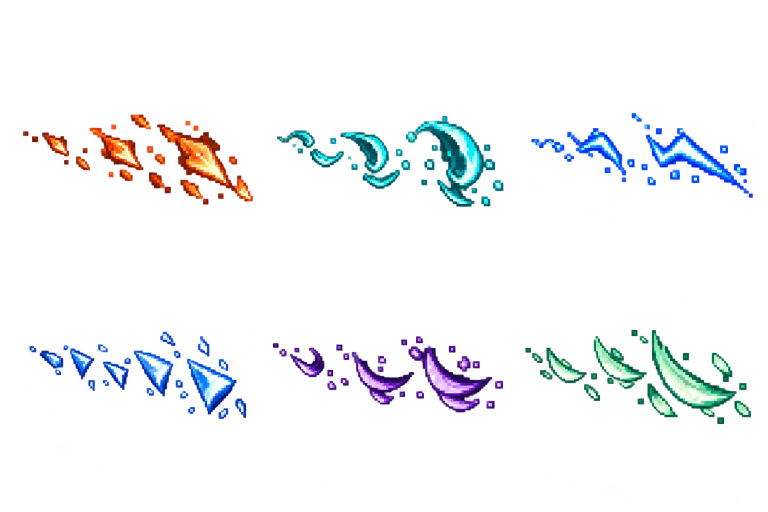
#> input picture docs/q9e/production/source/trails-v1.png, 1536 x 1024 px (shown at 1/2 size)
$ python register-atlas.py
#> lines starting #> are read from the running program, lines starting #| are printed output that depends on the picture
"""Register original ImageGen production alpha regions; bitmap remains byte-for-byte unchanged."""
from pathlib import Path
from PIL import Image
import json,hashlib,shutil
root=Path(__file__).resolve().parent;source=root/'source/trails-v1.png'
im=Image.open(source).convert('RGBA');w,h=im.size;a=im.getchannel('A');assert a.getextrema()[0]==0 and a.getextrema()[1]>240
#> further down, im is the input picture: PIL image 1536x1024 RGBA; mean R, G, B, A 30.5, 40.9, 57.5, 18.3
#> after `w, h = im.size`: w = 1536; h = 1024
#> after `a = im.getchannel('A')`:
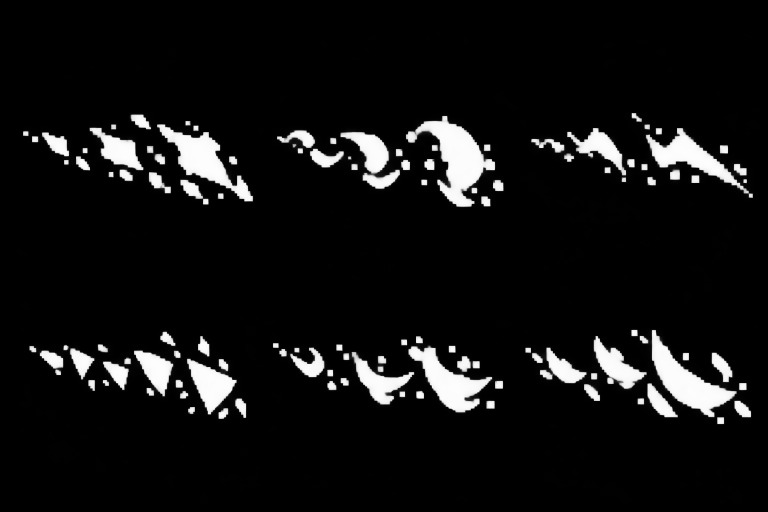
#> a: PIL image 1536x1024 L (shown at 1/2 size); min 0, max 254, mean 18.3
frames={};records=[]
for i,name in enumerate(['fire','water','lightning','ice','shadow','wind']):
 x=round(i%3*w/3);y=round(i//3*h/2);r=round((i%3+1)*w/3);b=round((i//3+1)*h/2)
 box=a.crop((x,y,r,b)).point(lambda n:255 if n>8 else 0).getbbox();assert box
 l,t,rr,bb=box;assert min(l,t,r-x-rr,b-y-bb)>=4,(name,box)
 frame={'x':x+l-2,'y':y+t-2,'w':rr-l+4,'h':bb-t+4}
 frames[name]={'frame':frame,'rotated':False,'trimmed':False,'spriteSourceSize':{'x':0,'y':0,'w':frame['w'],'h':frame['h']},'sourceSize':{'w':frame['w'],'h':frame['h']}}
 records.append({'id':name,'cell':i,'alphaBounds':box,'frame':frame})
#> this loop made 6 passes
#> (l, t, rr, bb, frame) on passes 1 to 6: (46, 227, 508, 410, {'x': 44, 'y': 225, 'w': 466, 'h': 187}), (42, 231, 496, 415, {'x': 552, 'y': 229, 'w': 458, 'h': 188}), (38, 226, 482, 396, {'x': 1060, 'y': 224, 'w': 448, 'h': 174}), (58, 149, 493, 326, {'x': 56, 'y': 659, 'w': 439, 'h': 181}), (33, 160, 495, 315, {'x': 543, 'y': 670, 'w': 466, 'h': 159}), (26, 147, 479, 337, {'x': 1048, 'y': 657, 'w': 457, 'h': 194})
#> after the loop, frames = 6 items; records = 6 items
target=Path('public/assets/vfx/elemental-trails.png');shutil.copyfile(source,target)
Path('public/assets/vfx/elemental-trails.json').write_text(json.dumps({'frames':frames,'meta':{'image':target.name,'size':{'w':w,'h':h},'scale':'1','app':'Q9E original production PNG alpha registration'}},indent=2)+'\n')
(root/'source/registration.json').write_text(json.dumps({'source':str(source),'runtime':str(target),'sha256':hashlib.sha256(source.read_bytes()).hexdigest(),'dimensions':[w,h],'decodedBytes':w*h*4,'alphaExtrema':a.getextrema(),'method':'PNG copied byte-for-byte; metadata alpha>8 bounds+2px padding, no artwork redraw/crop/alpha edits. Independent production source, not concept board.','frames':records},indent=2)+'\n')
print('PASS six frames, true alpha, gutters, unchanged bitmap',w,h)
#| PASS six frames, true alpha, gutters, unchanged bitmap 1536 1024
